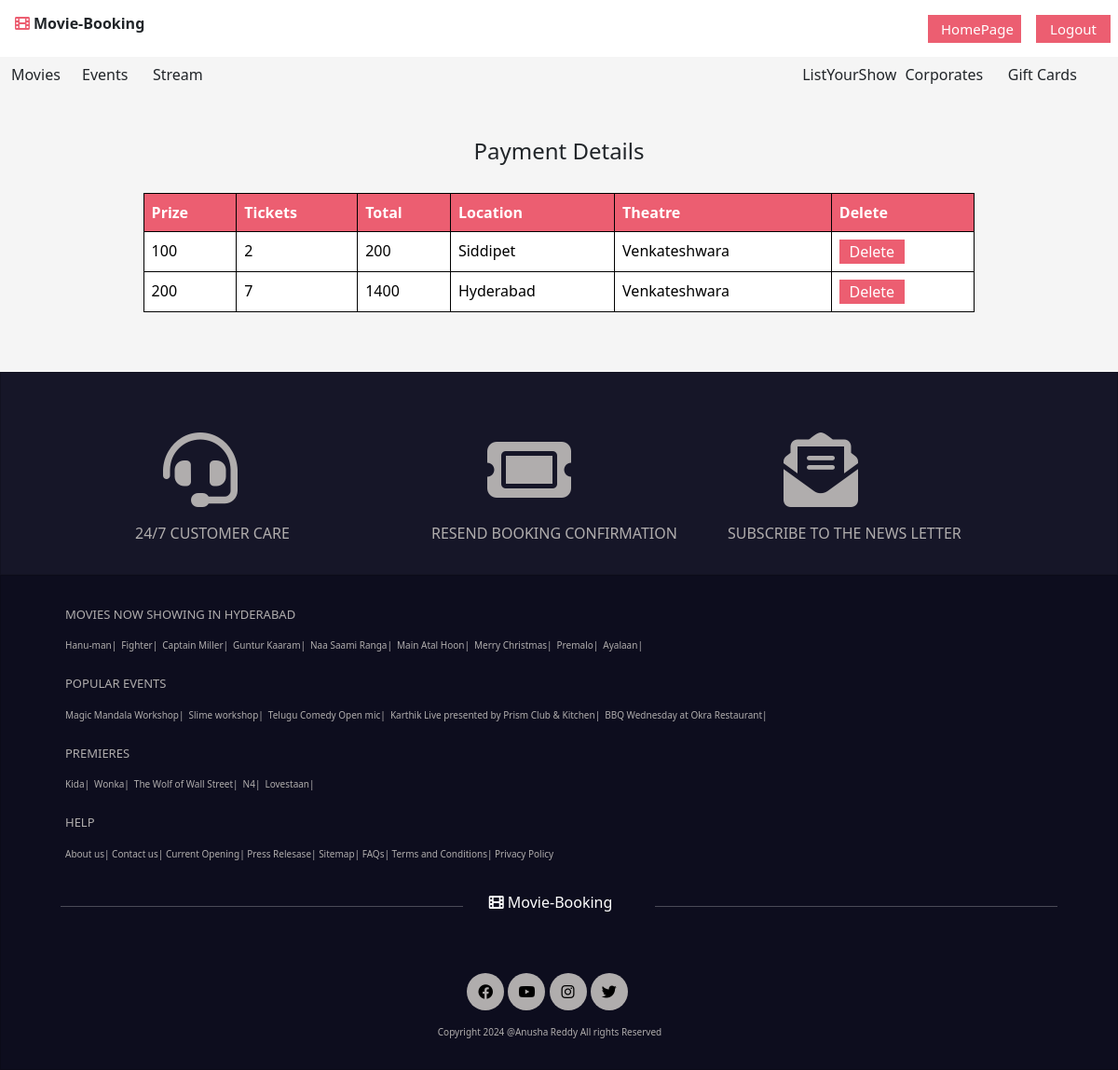
Before: /userHome/2/ticket/ with the older database file.
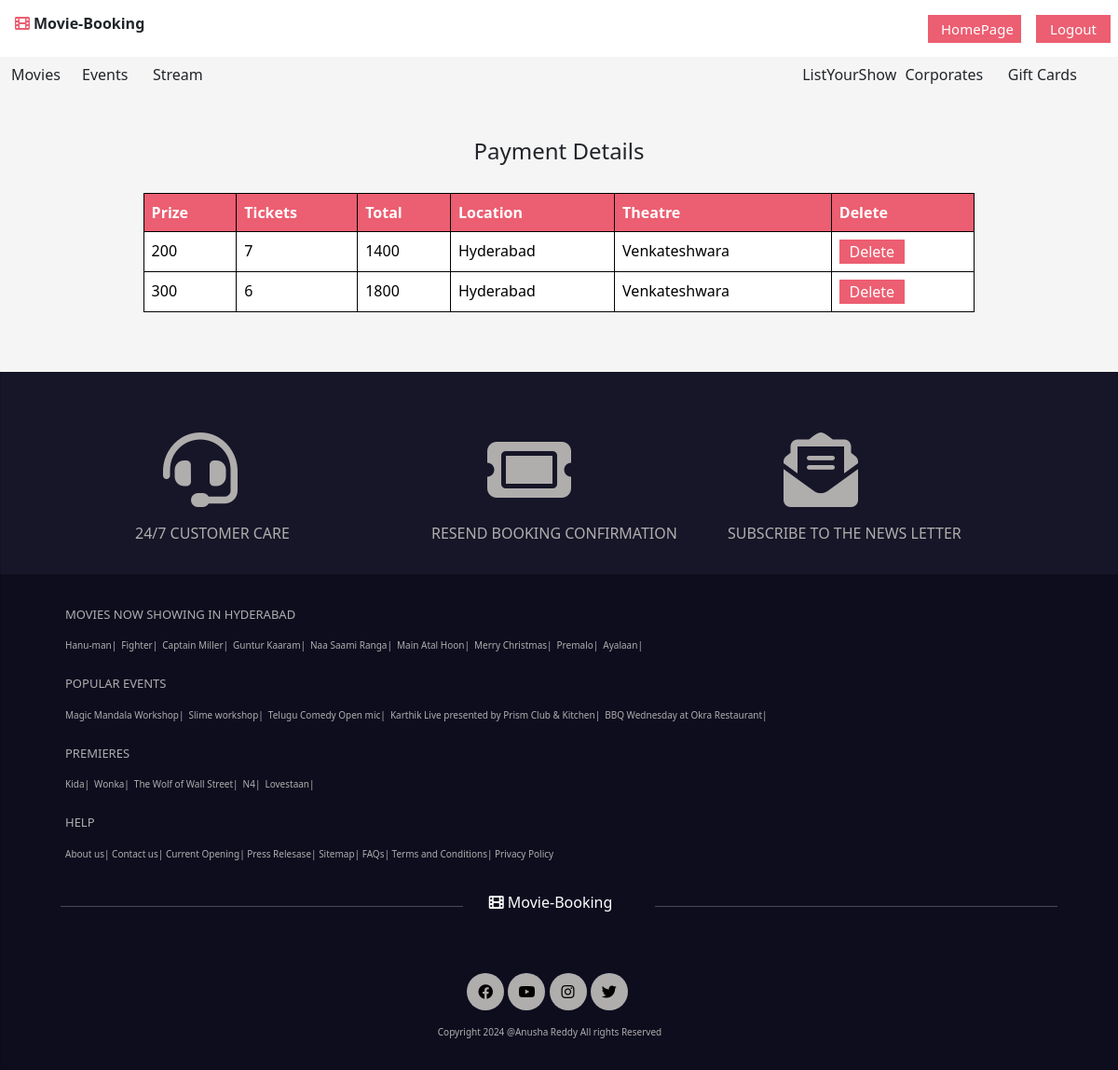
After: the same page with the newer database file.
### movie/models.py (models this page shows, shortened)
class Payment(models.Model):
    filter_prize = models.IntegerField()
    no_of_tickets = models.IntegerField()
    total_cost = models.IntegerField()
    email = models.EmailField()
    password = models.CharField(max_length=10)
    location = models.ForeignKey(Location, on_delete=models.CASCADE)
    theatre = models.ForeignKey(Theatre, on_delete=models.CASCADE)
    user = models.ForeignKey(User, on_delete=models.CASCADE)

class Location(models.Model):
    location = models.CharField(max_length=50)
    movie = models.ForeignKey(Movie, on_delete=models.CASCADE)

class Theatre(models.Model):
    theatre_name = models.CharField(max_length=50)
    location = models.ForeignKey(Location, on_delete=models.CASCADE)
    movie = models.ForeignKey(Movie, on_delete=models.CASCADE)

class Movie(models.Model):
    movie_name = models.CharField(max_length=50)
    duration = models.CharField(max_length=10)
    type = models.CharField(max_length=100)
    release_date = models.CharField(max_length=20)
    languages = models.CharField(max_length=50)
    movie_poster = models.ImageField(upload_to='images')
    dimension = models.CharField(max_length=50)
    about_movie = models.TextField(max_length=500)

class Events(models.Model):
    event_name = models.CharField(max_length=50)
    domain = models.CharField(max_length=50, null=True)
    age = models.CharField(max_length=50, null=True)
    started_at = models.CharField(max_length=50)
    end_date = models.CharField(max_length=50)
    duration = models.CharField(max_length=50, null=True)
    language = models.CharField(max_length=50)
    cost = models.IntegerField()
    event_poster = models.ImageField(upload_to='images')
    place = models.CharField(max_length=50, null=True)
    location = models.ForeignKey(Location, on_delete=models.CASCADE)

class Premium_Movie(models.Model):
    premiere_name = models.CharField(max_length=50)
    duration = models.CharField(max_length=10)
    type = models.CharField(max_length=100)
    release_date = models.CharField(max_length=20)
    languages = models.CharField(max_length=50)
    premiere_poster = models.ImageField(upload_to='images')
    rent_cost = models.IntegerField()
    buy_cost = models.IntegerField()
    about_movie = models.TextField(max_length=500)

### movie/views.py (the view)
# urls.py: path('userHome/<int:id>/ticket/',views.ticketDetails)
def ticketDetails(request,id):
    context = {}
    user = User.objects.get(id=id)
    movies = Movie.objects.all()
    premieres = Premium_Movie.objects.all()
    events = Events.objects.all()
    payment = Payment.objects.filter(user_id=user)
    context['events']=events
    context['moviess']=movies
    context['premieres']=premieres
    context['payments']=payment
    context['user']=user
    return render(request,"ticket_details.html",context)

### movie/templates/ticket_details.html (shortened to what the changed rows need)
<!DOCTYPE html>
<html lang="en">
<head>
    <link href="https://cdn.jsdelivr.net/npm/bootstrap@5.3.2/dist/css/bootstrap.min.css" rel="stylesheet">
    <link rel="stylesheet" href="https://cdnjs.cloudflare.com/ajax/libs/font-awesome/6.0.0/css/all.min.css">
</head>
<body>
    <div class="content mb-5">
        <div class="container d-flex align-items-center justify-content-center">
            <div class="table-responsive">
                <table class="table">
                    <tr>
                        <th>Prize</th>
                        <th>Tickets</th>
                        <th>Total</th>
                        <th>Location</th>
                        <th>Theatre</th>
                        <th>Delete</th>
                    </tr>
                    {% for payment in payments %}
                    <tr>
                        <td>{{payment.filter_prize}}</td>
                        <td>{{payment.no_of_tickets}}</td>
                        <td>{{payment.total_cost}}</td>
                        <td>{{payment.location.location}}</td>
                        <td>{{payment.theatre.theatre_name}}</td>
                        <td><button class="edbtn" onclick="deletePayment()"><a href="/userHome/{{payment.user_id}}/ticket/deletepayment/{{payment.id}}/" class="hrefbtn">Delete</a></button></td>
                    </tr>
                    {% endfor %}
                </table>
            </div>
        </div>
    </div>
    <div class="card back px-5">
        <div class="card-body mt-3">
            <div class="d-flex flex-row">
                {% for movie in moviess %}
                    <p class="bot">{{ movie.movie_name }}|</p>
                {% endfor %}
            </div>
            <div class="d-flex flex-row">
                {% for event in events %}
                    <p class="bot">{{ event.event_name }}|</p>
                {% endfor %}
            </div>
            <div class="d-flex flex-row">
                {% for premiere in premieres %}
                    <p class="bot">{{ premiere.premiere_name }}|</p>
                {% endfor %}
            </div>
        </div>
    </div>
</body>
</html>

Changed rows visible on the page:
removed Payment: filter_prize "100", no_of_tickets "2", total_cost "200", location.location "Siddipet", theatre.theatre_name "Venkateshwara"
added Payment: filter_prize "300", no_of_tickets "6", total_cost "1800", location.location "Hyderabad", theatre.theatre_name "Venkateshwara"
